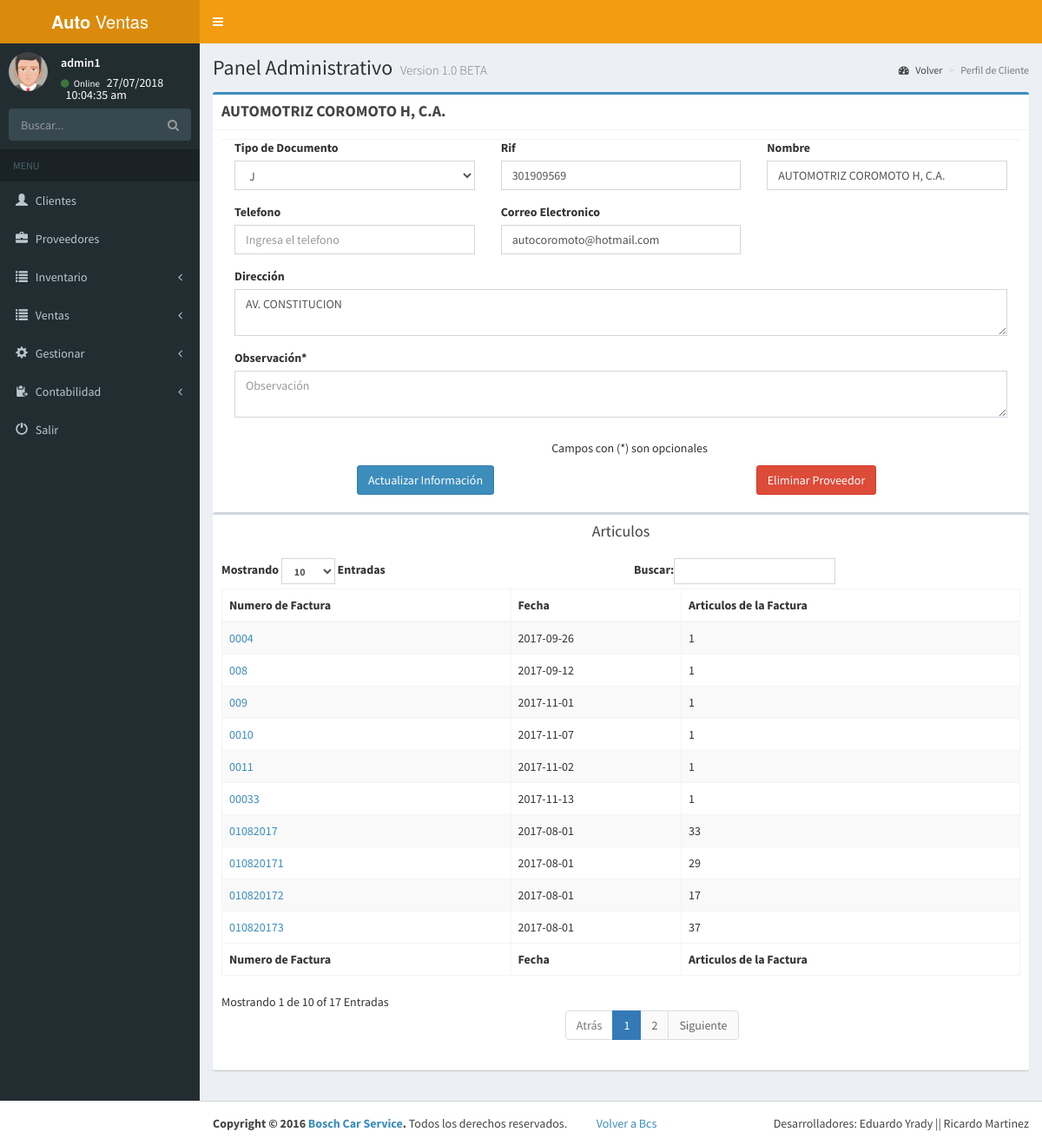
Page /admin/perfil_proveedor.php?id=5 (signed in) on the earlier database version.
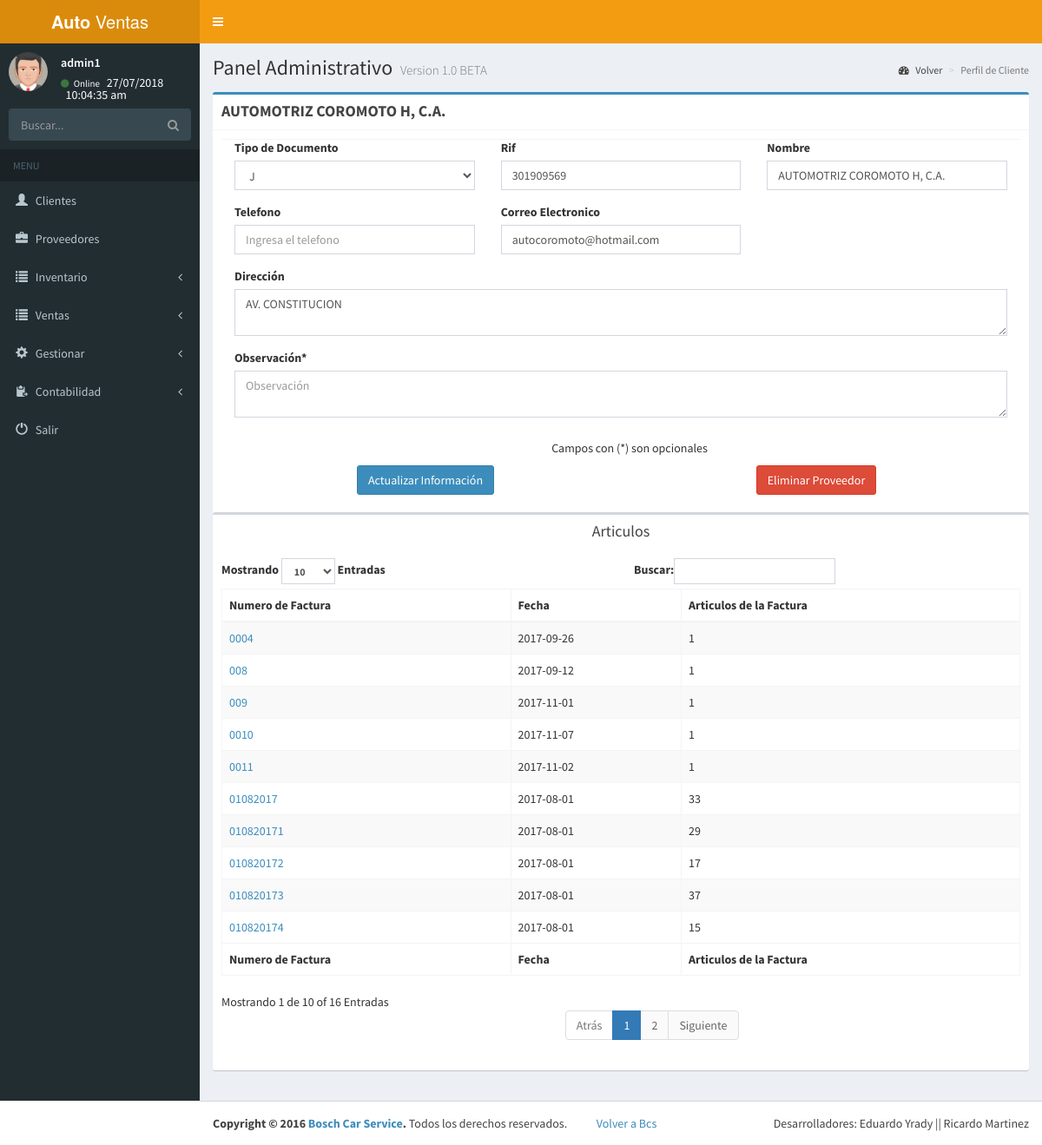
Same page on the later database version.
### tables this page shows
CREATE TABLE `proveedor` (
  `id_proveedor` int(11) NOT NULL,
  `id_tipo` int(11) NOT NULL,
  `rif` varchar(12) NOT NULL,
  `nombre` varchar(140) NOT NULL,
  `telf` int(15) NOT NULL,
  `direccion` longtext NOT NULL,
  `correo` varchar(40) NOT NULL,
  `observacion` longtext NOT NULL,
  `habilitado` int(11) NOT NULL
);

CREATE TABLE `inventario` (
  `id_inventario` int(11) NOT NULL,
  `id_pieza` int(11) NOT NULL,
  `fecha` date NOT NULL,
  `n_factura` varchar(15) NOT NULL,
  `id_proveedor` int(11) NOT NULL,
  `cantidad` varchar(300) NOT NULL,
  `precio` varchar(10) NOT NULL,
  `habilitado` int(11) NOT NULL
);

### admin/conexion.php (called while the page is built, shortened)
<?php session_start();
function cons($var){
$ret= mysqli_query($_SESSION['conexion_database'],$var) or die(mysqli_error($_SESSION['conexion_database']));
return $ret;
}
?>
<?php
  function filtroxss($val) {
        $val = preg_replace('/([\x00-\x08][\x0b-\x0c][\x0e-\x20])/', '', $val);
        $search = 'abcdefghijklmnopqrstuvwxyz';
        $search .= 'ABCDEFGHIJKLMNOPQRSTUVWXYZ';
        $search .= '1234567890!@#$%^&*()';
        $search .= '~`";:?+/={}[]-_|\'\\';
        for ($i = 0; $i < strlen($search); $i++) {
            $val = preg_replace('/(&#[x|X]0{0,8}'.dechex(ord($search[$i])).';?)/i', $search[$i], $val);
            $val = preg_replace('/(&#0{0,8}'.ord($search[$i]).';?)/', $search[$i], $val);
        }
        $ra1 = Array('javascript', 'vbscript', 'expression', 'applet', 'meta', 'xml', 'blink', 'link', 'style', 'script', 'embed', 'object', 'iframe', 'frame', 'frameset', 'ilayer', 'layer', 'bgsound', 'title');
        $ra2 = Array('onabort', 'onactivate', 'onafterprint', 'onafterupdate', 'onbeforeactivate', 'onbeforecopy', 'onbeforecut', 'onbeforedeactivate', 'onbeforeeditfocus', 'onbeforepaste', 'onbeforeprint', 'onbeforeunload', 'onbeforeupdate', 'onblur', 'onbounce', 'oncellchange', 'onchange', 'onclick', 'oncontextmenu', 'oncontrolselect', 'oncopy', 'oncut', 'ondataavailable', 'ondatasetchanged', 'ondatasetcomplete', 'ondblclick', 'ondeactivate', 'ondrag', 'ondragend', 'ondragenter', 'ondragleave', 'ondragover', 'ondragstart', 'ondrop', 'onerror', 'onerrorupdate', 'onfilterchange', 'onfinish', 'onfocus', 'onfocusin', 'onfocusout', 'onhelp', 'onkeydown', 'onkeypress', 'onkeyup', 'onlayoutcomplete', 'onload', 'onlosecapture', 'onmousedown', 'onmouseenter', 'onmouseleave', 'onmousemove', 'onmouseout', 'onmouseover', 'onmouseup', 'onmousewheel', 'onmove', 'onmoveend', 'onmovestart', 'onpaste', 'onpropertychange', 'onreadystatechange', 'onreset', 'onresize', 'onresizeend', 'onresizestart', 'onrowenter', 'onrowexit', 'onrowsdelete', 'onrowsinserted', 'onscroll', 'onselect', 'onselectionchange', 'onselectstart', 'onstart', 'onstop', 'onsubmit', 'onunload');
        $ra = array_merge($ra1, $ra2);
        $found = true;
        while ($found == true) {
            $val_before = $val;
            for ($i = 0; $i < sizeof($ra); $i++) {
                $pattern = '/';
                for ($j = 0; $j < strlen($ra[$i]); $j++) {
                    if ($j > 0) {
                        $pattern .= '(';
                        $pattern .= '(&#[x|X]0{0,8}([9][a][b]);?)?';
                        $pattern .= '|(&#0{0,8}([9][10][13]);?)?';
                        $pattern .= ')?';
                }
                $pattern .= $ra[$i][$j];
             }
             $pattern .= '/i';
             $replacement = substr($ra[$i], 0, 2).'<x>'.substr($ra[$i], 2);
             $val = preg_replace($pattern, $replacement, $val);
             if ($val_before == $val) {
                $found = false;
             }
          }
        }
        return mysqli_real_escape_string($_SESSION['conexion_database'],$val);
    }
?>

### admin/perfil_proveedor.php (the view, shortened to what the changed rows need)
<?php include("menu.php");
?>
  <div class="content-wrapper">
    <section class="content-header">
      <h1>
        Panel Administrativo
        <small>Version 1.0 BETA</small>
      </h1>
    </section>
    <section class="content">
<?php
if(isset($_SESSION['ingreso'])){
if(isset($_GET['id'])){
  $id_proveedor=filtroxss($_GET['id']);
  $consulta=("SELECT * FROM proveedor WHERE id_proveedor='$id_proveedor' AND habilitado=0 LIMIT 1");
  $f=cons($consulta);
  if(mysqli_num_rows($f)<=0){
  echo alerta("No existe el proveedor seleccionado");
  }else{
    while($row=mysqli_fetch_array($f)){
    $nomb=$row['nombre'];
    echo '<div class="box box-primary">
            <div class="box-header with-border">
              <h3 class="box-title"><b>'.$nomb.'</b></h3>
            </div>
            <form id="formulario" role="form" method="POST" enctype="multipart/form-data" action="pro_actualizar_proveedor.php">
              <div class="box-body">
          <div class="col-lg-4 col-md-4 col-xs-10">
          <div class="form-group">
                  <label for="Tipo de Documento">Tipo de Documento</label>
                  <select class="form-control" name="tipo" required>';
$id_tp=$row['id_tipo'];
$consulta4=("SELECT * FROM tipo WHERE id_tipo='$id_tp' LIMIT 1");
$da4=cons($consulta4);
while($row4=mysqli_fetch_array($da4)){
  echo "<option selected='selected' value=".$row4['id_tipo'].">".$row4['nombre']."</option>";
  }
              echo '</select>
                </div>
                </div>
               <div class="col-lg-4 col-md-4 col-xs-10">
               <div class="form-group">
                  <label for="Rif">Rif</label>
                  <input type="text" maxlength="10" class="form-control" placeholder="Ingresa el Rif de la Empresa" name="rif" value="'.$row['rif'].'" required>
                </div>
                </div>
                <div class="col-lg-4 col-md-4 col-xs-10">
          <div class="form-group">
                  <label for="Nombre">Nombre</label>
                  <input type="text" class="form-control" placeholder="Ingresa el nombre de la empresa" name="nombre" value="'.$nomb.'" required>
                </div>
                </div>
          <div class="col-lg-4 col-md-4 col-xs-10">
          <div class="form-group">
                  <label for="telefono">Telefono</label>
                  <input type="text" class="form-control telf" placeholder="Ingresa el telefono" name="telefono" value="'.$row['telf'].'" required>
          <input type="hidden" name="id" value="'.$row['id_proveedor'].'" required>
                </div>
                </div>
                <div class="col-lg-4 col-md-4 col-xs-10">
                <div class="form-group">
                  <label for="Direccion">Correo Electronico</label>
                  <input type="email" class="form-control" id="exampleInputEmail1" placeholder="Ingresa el Correo electronico" required name="correo" value="'.$row['correo'].'">
                </div>
                </div>
          <div class="col-lg-12 col-md-12 col-xs-10">
          <div class="form-group">
                  <label for="Direccion">Direcci&oacute;n</label>
                  <textarea class="form-control" placeholder="Direccion del cliente" name="direccion" required>'.$row['direccion'].'</textarea>
                </div>
                </div>
          <div class="col-lg-12 col-md-12 col-xs-10">
          <div class="form-group">
                  <label for="Observacion">Observaci&oacute;n*</label>
                  <textarea class="form-control" placeholder="Observaci&oacute;n" name="observacion">'.$row['observacion'].'</textarea>
                </div>
                </div>
                <div class="col-lg-12 col-md-4 col-xs-12 text-center">
                <div class="checkbox">
                  <label>
                    Campos con (*) son opcionales
                  </label>
                </div>
              </div>
         <div class="box-footer text-center">
          <div class="col-lg-6 col-md-6 col-xs-6 text-center">
                <button type="submit" id="ref" class="btn btn-primary">Actualizar Informaci&oacute;n</button>
            </form>
            </div>
             <div class="col-lg-6 col-md-6 col-xs-6 text-center">
            <form id="formulario2" role="form" method="POST" enctype="multipart/form-data" action="pro_eliminar_proveedor.php">
            <input type="hidden" name="id_proveedor" value="'.$row['id_proveedor'].'">
            <button type="button" class="btn btn-danger" data-toggle="modal" data-target="#myModal">Eliminar Proveedor</button>
        <p>Eliminar Proveedor?</p><h5>'.$row['rif'].'&nbsp;'.$row['nombre'].'&nbsp;'.$row['correo'].'&nbsp;'.$row['direccion'].'.</h5>
            </form>
            </div>
            </div>
          </div>
         ';
}
$consult=("SELECT * FROM inventario WHERE id_proveedor='$id_proveedor' AND habilitado=0  GROUP BY(n_factura)");
$fv=cons($consult);
if(mysqli_num_rows($fv)>=1){
	 echo '<div class="box">
            <div class="box-header text-center">
              <h3 class="box-title">Articulos</h3>
            </div>
            <div class="box-body">
              <table id="example1" class="table table-bordered table-striped">
                <thead>
                <tr>
                  <th>Numero de Factura</th>
				  <th>Fecha</th>
                  <th>Articulos de la Factura</th>
                </tr>
                </thead>
                <tbody id="prep">
               ';
while($ro=mysqli_fetch_array($fv)){
	$numero_factura=$ro['n_factura'];
	echo '<tr>
	<td><a href="facturas.php?n_fac='.$numero_factura.'&id_proveedor='.$id_proveedor.'">'.$numero_factura.'</a></td>
	<td>'.$ro['fecha'].'</td>';
	$coq=("SELECT * FROM inventario WHERE n_factura='$numero_factura' AND id_proveedor='$id_proveedor' AND habilitado=0");
	$vq=cons($coq);
	$cantidadq=mysqli_num_rows($vq);
	echo "<td>".$cantidadq."</td>";
	echo '</tr>';
}
	  echo ' </tbody>
                <tfoot>
                <tr>
           <th>Numero de Factura</th>
				  <th>Fecha</th>
                  <th>Articulos de la Factura</th>
                </tr>
                </tfoot>
              </table>
            </div>
          </div>';
}
}
}
?>
<?php
}
include("footer.php");
?>

Differences in the rows shown:
removed inventario: n_factura "00033", fecha "2017-11-13", cantidadq "1"
now on this page (row unchanged): inventario: n_factura "010820174", fecha "2017-08-01", cantidadq "15"
Other differences:
text written by a page script: "Mostrando Entradas Buscar: Mostrando 1 de 10 of 17 Entradas Atrás 1 2 Siguiente" → "Mostrando Entradas Buscar: Mostrando 1 de 10 of 16 Entradas Atrás 1 2 Siguiente"
